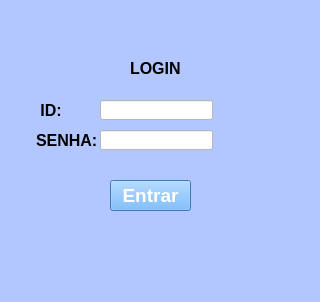
<?xml version="1.0" encoding="UTF-8"?>
<ui version="4.0">
 <class>MainWindow</class>
 <widget class="QMainWindow" name="MainWindow">
  <property name="geometry">
   <rect>
    <x>0</x>
    <y>0</y>
    <width>320</width>
    <height>302</height>
   </rect>
  </property>
  <property name="windowTitle">
   <string>MainWindow</string>
  </property>
  <property name="styleSheet">
   <string notr="true">background-color: rgb(179, 199, 255);</string>
  </property>
  <widget class="QWidget" name="centralwidget">
   <widget class="QLabel" name="label">
    <property name="geometry">
     <rect>
      <x>130</x>
      <y>60</y>
      <width>51</width>
      <height>16</height>
     </rect>
    </property>
    <property name="font">
     <font>
      <family>Arial</family>
      <pointsize>12</pointsize>
      <weight>75</weight>
      <bold>true</bold>
     </font>
    </property>
    <property name="text">
     <string>LOGIN</string>
    </property>
   </widget>
   <widget class="QLabel" name="label_2">
    <property name="geometry">
     <rect>
      <x>36</x>
      <y>100</y>
      <width>61</width>
      <height>20</height>
     </rect>
    </property>
    <property name="font">
     <font>
      <family>Arial</family>
      <pointsize>12</pointsize>
      <weight>75</weight>
      <bold>true</bold>
     </font>
    </property>
    <property name="text">
     <string> ID:</string>
    </property>
   </widget>
   <widget class="QLabel" name="label_3">
    <property name="geometry">
     <rect>
      <x>36</x>
      <y>130</y>
      <width>61</width>
      <height>20</height>
     </rect>
    </property>
    <property name="font">
     <font>
      <family>Arial</family>
      <pointsize>12</pointsize>
      <weight>75</weight>
      <bold>true</bold>
     </font>
    </property>
    <property name="text">
     <string>SENHA:</string>
    </property>
   </widget>
   <widget class="QPushButton" name="pushButton">
    <property name="geometry">
     <rect>
      <x>110</x>
      <y>180</y>
      <width>81</width>
      <height>31</height>
     </rect>
    </property>
    <property name="font">
     <font>
      <family>Arial</family>
      <pointsize>14</pointsize>
      <weight>75</weight>
      <bold>true</bold>
     </font>
    </property>
    <property name="styleSheet">
     <string notr="true">border-color: rgb(255, 255, 255);
background-color: rgb(85, 170, 255);
color: rgb(255, 255, 255);</string>
    </property>
    <property name="text">
     <string>Entrar</string>
    </property>
   </widget>
   <widget class="QLineEdit" name="lineEdit">
    <property name="geometry">
     <rect>
      <x>100</x>
      <y>100</y>
      <width>113</width>
      <height>20</height>
     </rect>
    </property>
    <property name="styleSheet">
     <string notr="true">background-color: rgb(255, 255, 255);</string>
    </property>
   </widget>
   <widget class="QLineEdit" name="lineEdit_2">
    <property name="geometry">
     <rect>
      <x>100</x>
      <y>130</y>
      <width>113</width>
      <height>20</height>
     </rect>
    </property>
    <property name="styleSheet">
     <string notr="true">background-color: rgb(255, 255, 255);</string>
    </property>
   </widget>
  </widget>
  <widget class="QMenuBar" name="menubar">
   <property name="geometry">
    <rect>
     <x>0</x>
     <y>0</y>
     <width>320</width>
     <height>21</height>
    </rect>
   </property>
  </widget>
  <widget class="QStatusBar" name="statusbar"/>
 </widget>
 <resources/>
 <connections/>
</ui>
